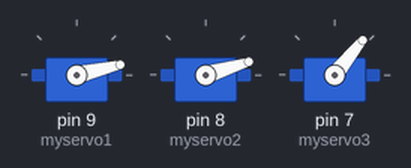
The sketch below on a simulated Arduino Uno, built with avr-gcc and run on an emulated ATmega328P. Shown: 3 × servo.

Above: at 0.05 s.
At 0.3 s:
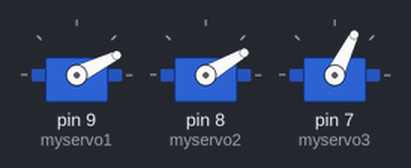
Timing chart, 0 to 3.0 s (numbered marks = the images above):
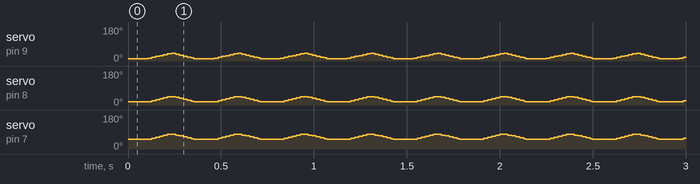

Measured:
- by itself, servo on pin 9 (myservo1): repeats every 0.36 s: 19° 0.02 s, 24° 0.02 s, 29° 0.02 s, 34° 0.02 s, 39° 0.02 s, 41° 0.02 s, 36° 0.02 s, 31° 0.02 s, 26° 0.02 s, 21° 0.02 s, 16° 0.01 s, 13° 0.11 s, 14° 0.02 s
- by itself, servo on pin 8 (myservo2): repeats every 0.36 s: 23° 0.02 s, 28° 0.02 s, 33° 0.02 s, 38° 0.02 s, 43° 0.02 s, 45° 0.02 s, 40° 0.02 s, 35° 0.02 s, 30° 0.02 s, 25° 0.02 s, 20° 0.01 s, 17° 0.11 s, 18° 0.02 s

The sketch:

openLoopTilted_BT.ino
```cpp
#define UP 1
#define DOWN 2
#define BACKTONORMAL 3

#include <Servo.h>

// Servos definition
Servo myservo1;
Servo myservo2;
Servo myservo3;

// Mode definition
int mode;
float qA; float qB; float qC; float qBBeforeJump;
int cpt; int maxCpt;

float highA = 87;
float highB = 47;
float highC = 47;

float lowA = 57;
float lowB = 17;
float lowC = 17;

// Calibrate offsets          //determined with the help of the calibration code
float offsetA = 4;
float offsetB = -4;
float offsetC = 0;

// Control parameters
float jumpHeight = 40;
float incrementA = 0.06;
float incrementB;
float incrementC;

void setup() {
  // initialize serial
  Serial.begin(115200);

  // positions initialization
  qA = 47;
  qB = 17;
  qC = 17;

  // servos setup
  myservo1.attach(9);
  myservo2.attach(8);
  myservo3.attach(7);
  updateServos(qB, qC, qA);

  // mode initialization
  mode = BACKTONORMAL;
  cpt = 0;

  // Useful computations
  maxCpt = (highA - lowA) / incrementA;
  incrementB = (highB - lowB) / maxCpt;
  incrementC = (highC - lowC) / maxCpt;

}

void loop() {

  switch (mode) {
    case UP:
      cpt++;
      qA += incrementA;
      qB += incrementB;
      qC += incrementC;
      updateServos(qB, qC, qA);
      if (cpt > maxCpt) //when the table reaches the desired jump height
        mode = DOWN;
      break;

    case DOWN:
      cpt--;
      qA -= incrementA;
      qB -= incrementB;
      qC -= incrementC;
      updateServos(qB, qC, qA);
      if (cpt < 1)      //when the table returns to the adjusted position
        mode = BACKTONORMAL;
      break;

    case BACKTONORMAL:
      qA = 47;
      qB = 17;
      qC = 17;
      qBBeforeJump = qB;
      cpt = 0;
      updateServos(qB, qC, qA);
      mode = UP;
      delay(100);
      break;
  }
}

void updateServos(float qB, float qC, float qA) {
  myservo3.write(qA + offsetA);
  myservo1.write(qB + offsetB);
  myservo2.write(qC + offsetC);
}
```
